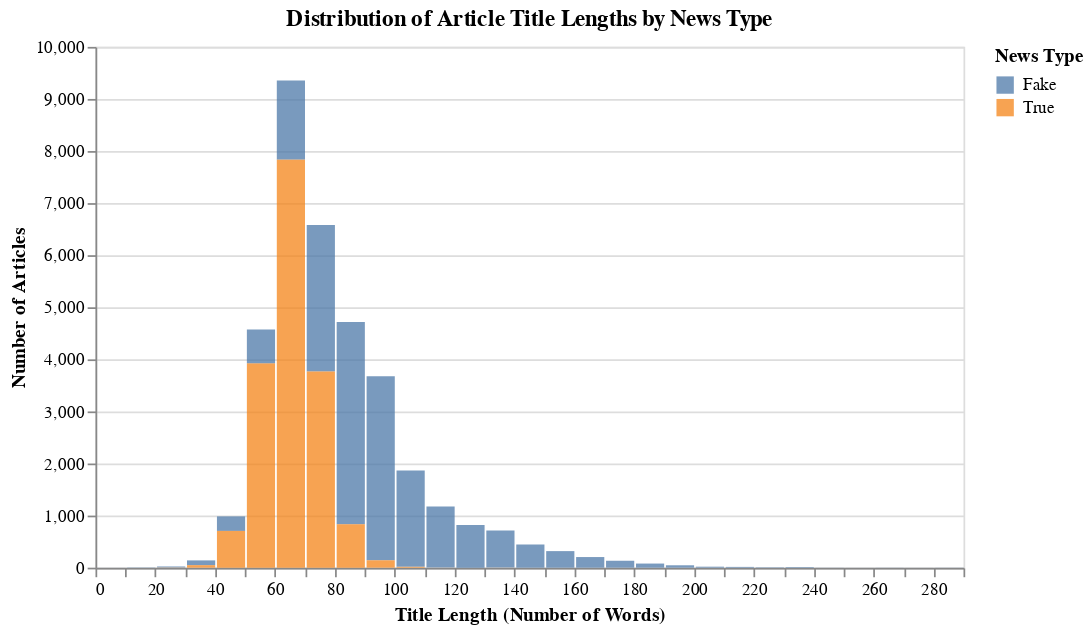

The cell this chart's notebook holds for it:
### Code cell
title_length_hist = alt.Chart(train_df).mark_bar(opacity=0.75).encode(
    x=alt.X('title_length',
            bin=alt.Bin(maxbins=30),
            title='Title Length (Number of Words)'),
    y=alt.Y('count()', title='Number of Articles'),
    color=alt.Color('target', title='News Type')
).properties(
    title='Distribution of Article Title Lengths by News Type',
    height=300,
    width=500
)

title_length_hist

### Figure 1 — Vega specification as saved in the notebook (floating-point values rounded to 4 significant figures)
{"$schema": "https://vega.github.io/schema/vega/v6.json", "data": [{"name": "source_0", "values": [{"__count_end": 4718.0, "__count_start": 834.0, "bin_maxbins_30_title_length": 80.0, "bin_maxbins_30_title_length_end": 90.0, "target": "Fake"}, {"__count_end": 6581.0, "__count_start": 3767.0, "bin_maxbins_30_title_length": 70.0, "bin_maxbins_30_title_length_end": 80.0, "target": "Fake"}, {"__count_end": 1866.0, "__count_start": 16.0, "bin_maxbins_30_title_length": 100.0, "bin_maxbins_30_title_length_end": 110.0, "target": "Fake"}, {"__count_end": 7839.0, "__count_start": 0.0, "bin_maxbins_30_title_length": 60.0, "bin_maxbins_30_title_length_end": 70.0, "target": "True"}, {"__count_end": 3924.0, "__count_start": 0.0, "bin_maxbins_30_title_length": 50.0, "bin_maxbins_30_title_length_end": 60.0, "target": "True"}, {"__count_end": 4574.0, "__count_start": 3924.0, "bin_maxbins_30_title_length": 50.0, "bin_maxbins_30_title_length_end": 60.0, "target": "Fake"}, {"__count_end": 3676.0, "__count_start": 142.0, "bin_maxbins_30_title_length": 90.0, "bin_maxbins_30_title_length_end": 100.0, "target": "Fake"}, {"__count_end": 3767.0, "__count_start": 0.0, "bin_maxbins_30_title_length": 70.0, "bin_maxbins_30_title_length_end": 80.0, "target": "True"}, {"__count_end": 707.0, "__count_start": 0.0, "bin_maxbins_30_title_length": 40.0, "bin_maxbins_30_title_length_end": 50.0, "target": "True"}, {"__count_end": 818.0, "__count_start": 0.0, "bin_maxbins_30_title_length": 120.0, "bin_maxbins_30_title_length_end": 130.0, "target": "Fake"}, {"__count_end": 9355.0, "__count_start": 7839.0, "bin_maxbins_30_title_length": 60.0, "bin_maxbins_30_title_length_end": 70.0, "target": "Fake"}, {"__count_end": 318.0, "__count_start": 0.0, "bin_maxbins_30_title_length": 150.0, "bin_maxbins_30_title_length_end": 160.0, "target": "Fake"}, {"__count_end": 445.0, "__count_start": 0.0, "bin_maxbins_30_title_length": 140.0, "bin_maxbins_30_title_length_end": 150.0, "target": "Fake"}, {"__count_end": 79.0, "__count_start": 0.0, "bin_maxbins_30_title_length": 180.0, "bin_maxbins_30_title_length_end": 190.0, "target": "Fake"}, {"__count_end": 834.0, "__count_start": 0.0, "bin_maxbins_30_title_length": 80.0, "bin_maxbins_30_title_length_end": 90.0, "target": "True"}, {"__count_end": 714.0, "__count_start": 1.0, "bin_maxbins_30_title_length": 130.0, "bin_maxbins_30_title_length_end": 140.0, "target": "Fake"}, {"__count_end": 985.0, "__count_start": 707.0, "bin_maxbins_30_title_length": 40.0, "bin_maxbins_30_title_length_end": 50.0, "target": "Fake"}, {"__count_end": 1175.0, "__count_start": 1.0, "bin_maxbins_30_title_length": 110.0, "bin_maxbins_30_title_length_end": 120.0, "target": "Fake"}, {"__count_end": 204.0, "__count_start": 0.0, "bin_maxbins_30_title_length": 160.0, "bin_maxbins_30_title_length_end": 170.0, "target": "Fake"}, {"__count_end": 142.0, "__count_start": 0.0, "bin_maxbins_30_title_length": 90.0, "bin_maxbins_30_title_length_end": 100.0, "target": "True"}, {"__count_end": 12.0, "__count_start": 0.0, "bin_maxbins_30_title_length": 230.0, "bin_maxbins_30_title_length_end": 240.0, "target": "Fake"}, {"__count_end": 15.0, "__count_start": 0.0, "bin_maxbins_30_title_length": 210.0, "bin_maxbins_30_title_length_end": 220.0, "target": "Fake"}, {"__count_end": 140.0, "__count_start": 48.0, "bin_maxbins_30_title_length": 30.0, "bin_maxbins_30_title_length_end": 40.0, "target": "Fake"}, {"__count_end": 8.0, "__count_start": 0.0, "bin_maxbins_30_title_length": 220.0, "bin_maxbins_30_title_length_end": 230.0, "target": "Fake"}, {"__count_end": 23.0, "__count_start": 3.0, "bin_maxbins_30_title_length": 20.0, "bin_maxbins_30_title_length_end": 30.0, "target": "Fake"}, {"__count_end": 133.0, "__count_start": 0.0, "bin_maxbins_30_title_length": 170.0, "bin_maxbins_30_title_length_end": 180.0, "target": "Fake"}, {"__count_end": 16.0, "__count_start": 0.0, "bin_maxbins_30_title_length": 100.0, "bin_maxbins_30_title_length_end": 110.0, "target": "True"}, {"__count_end": 48.0, "__count_start": 0.0, "bin_maxbins_30_title_length": 30.0, "bin_maxbins_30_title_length_end": 40.0, "target": "True"}, {"__count_end": 46.0, "__count_start": 0.0, "bin_maxbins_30_title_length": 190.0, "bin_maxbins_30_title_length_end": 200.0, "target": "Fake"}, {"__count_end": 1.0, "__count_start": 0.0, "bin_maxbins_30_title_length": 110.0, "bin_maxbins_30_title_length_end": 120.0, "target": "True"}, {"__count_end": 5.0, "__count_start": 0.0, "bin_maxbins_30_title_length": 10.0, "bin_maxbins_30_title_length_end": 20.0, "target": "Fake"}, {"__count_end": 3.0, "__count_start": 0.0, "bin_maxbins_30_title_length": 20.0, "bin_maxbins_30_title_length_end": 30.0, "target": "True"}, {"__count_end": 19.0, "__count_start": 0.0, "bin_maxbins_30_title_length": 200.0, "bin_maxbins_30_title_length_end": 210.0, "target": "Fake"}, {"__count_end": 2.0, "__count_start": 0.0, "bin_maxbins_30_title_length": 280.0, "bin_maxbins_30_title_length_end": 290.0, "target": "Fake"}, {"__count_end": 1.0, "__count_start": 0.0, "bin_maxbins_30_title_length": 270.0, "bin_maxbins_30_title_length_end": 280.0, "target": "Fake"}, {"__count_end": 1.0, "__count_start": 0.0, "bin_maxbins_30_title_length": 250.0, "bin_maxbins_30_title_length_end": 260.0, "target": "Fake"}, {"__count_end": 1.0, "__count_start": 0.0, "bin_maxbins_30_title_length": 0.0, "bin_maxbins_30_title_length_end": 10.0, "target": "Fake"}, {"__count_end": 2.0, "__count_start": 0.0, "bin_maxbins_30_title_length": 260.0, "bin_maxbins_30_title_length_end": 270.0, "target": "Fake"}, {"__count_end": 2.0, "__count_start": 0.0, "bin_maxbins_30_title_length": 240.0, "bin_maxbins_30_title_length_end": 250.0, "target": "Fake"}, {"__count_end": 1.0, "__count_start": 0.0, "bin_maxbins_30_title_length": 130.0, "bin_maxbins_30_title_length_end": 140.0, "target": "True"}]}, {"name": "source_0_color_domain_target", "values": [{"target": "Fake"}, {"target": "True"}]}], "signals": [{"name": "bin_maxbins_30_title_length_bins", "value": {"fields": ["title_length"], "fname": "bin_title_length", "start": 0.0, "step": 10.0, "stop": 290.0}}], "marks": [{"type": "rect", "name": "marks", "from": {"data": "source_0"}, "encode": {"update": {"x2": {"field": "bin_maxbins_30_title_length", "scale": "x", "offset": {"signal": "0.5 + (abs(scale(\"x\", datum[\"bin_maxbins_30_title_length_end\"]) - scale(\"x\", datum[\"bin_maxbins_30_title_length\"])) < 0.25 ? -0.5 * (0.25 - (abs(scale(\"x\", datum[\"bin_maxbins_30_title_length_end\"]) - scale(\"x\", datum[\"bin_maxbins_30_title_length\"])))) : 0.5)"}}, "opacity": {"value": 0.75}, "y2": {"field": "__count_start", "scale": "y"}, "fill": {"field": "target", "scale": "color"}, "x": {"field": "bin_maxbins_30_title_length_end", "scale": "x", "offset": {"signal": "0.5 + (abs(scale(\"x\", datum[\"bin_maxbins_30_title_length_end\"]) - scale(\"x\", datum[\"bin_maxbins_30_title_length\"])) < 0.25 ? 0.5 * (0.25 - (abs(scale(\"x\", datum[\"bin_maxbins_30_title_length_end\"]) - scale(\"x\", datum[\"bin_maxbins_30_title_length\"])))) : -0.5)"}}, "y": {"field": "__count_end", "scale": "y"}}}, "style": ["bar"]}], "scales": [{"name": "x", "type": "linear", "domain": {"signal": "[bin_maxbins_30_title_length_bins.start, bin_maxbins_30_title_length_bins.stop]"}, "range": [0, {"signal": "width"}], "bins": {"signal": "bin_maxbins_30_title_length_bins"}, "zero": false}, {"name": "y", "type": "linear", "domain": {"data": "source_0", "fields": ["__count_start", "__count_end"]}, "range": [{"signal": "height"}, 0], "nice": true, "zero": true}, {"name": "color", "type": "ordinal", "domain": {"data": "source_0_color_domain_target", "field": "target", "sort": true}, "range": "category"}], "axes": [{"scale": "y", "minExtent": 0, "ticks": false, "aria": false, "tickCount": {"signal": "ceil(height/40)"}, "orient": "left", "gridScale": "x", "grid": true, "labels": false, "zindex": 0, "maxExtent": 0, "domain": false}, {"scale": "x", "orient": "bottom", "title": "Title Length (Number of Words)", "labelFlush": true, "tickCount": {"signal": "ceil(width/10)"}, "grid": false, "labelOverlap": true, "zindex": 0}, {"scale": "y", "grid": false, "zindex": 0, "tickCount": {"signal": "ceil(height/40)"}, "title": "Number of Articles", "labelOverlap": true, "orient": "left"}], "title": {"text": "Distribution of Article Title Lengths by News Type", "frame": "group"}, "background": "white", "width": 500, "style": "cell", "height": 300, "legends": [{"title": "News Type", "fill": "color", "symbolType": "square", "encode": {"symbols": {"update": {"opacity": {"value": 0.75}}}}}], "padding": 5}
